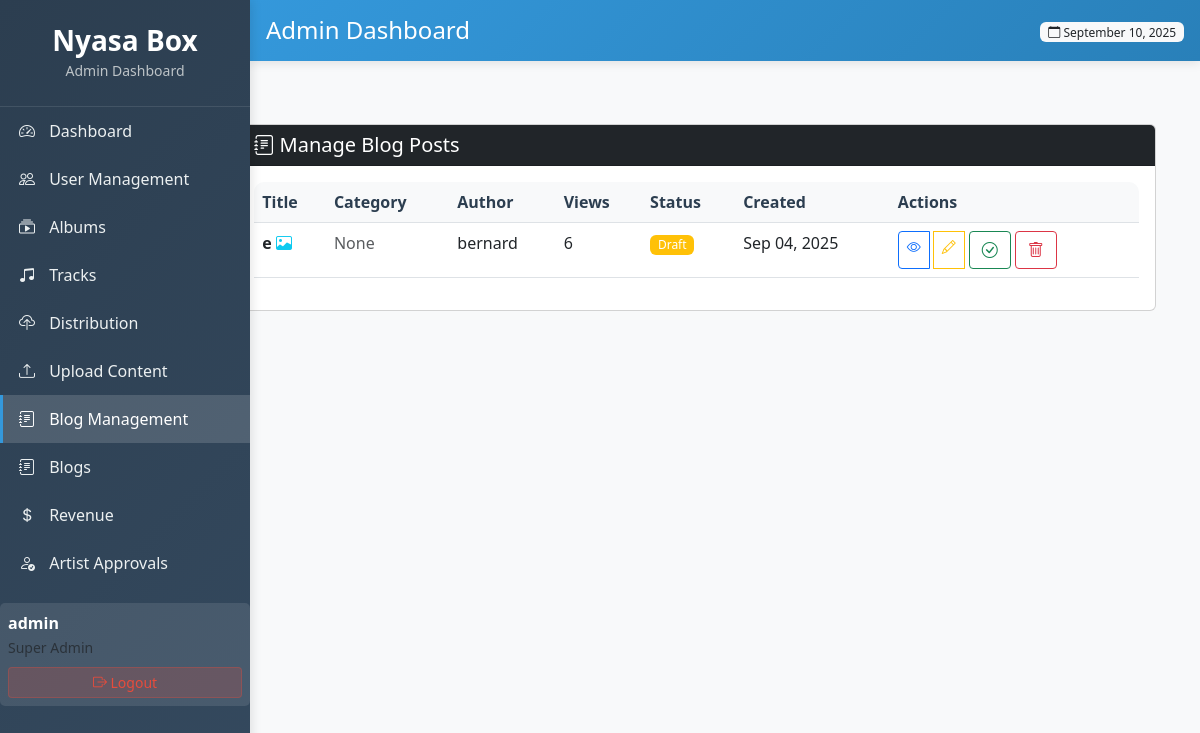
The page /adminxy/blog-management/ (signed in) on the database its author committed.
### core/models.py (models this page shows, shortened)
class BlogPost(models.Model):
    title = models.CharField(max_length=200)
    slug = models.SlugField(unique=True, max_length=200)
    author = models.ForeignKey(User, on_delete=models.CASCADE)
    category = models.ForeignKey(BlogCategory, on_delete=models.SET_NULL, null=True)
    content = models.TextField()
    featured_image = models.ImageField(upload_to='blog_images/', blank=True, null=True)
    created_at = models.DateTimeField(auto_now_add=True)
    updated_at = models.DateTimeField(auto_now=True)
    views = models.PositiveIntegerField(default=0)
    class Meta:
        indexes = [
            models.Index(fields=['slug'], name='idx_blogpost_slug'),
            models.Index(fields=['created_at'], name='idx_blogpost_created_at'),
        ]

### core/admin_views.py (the view, shortened to what this page needs)
# urls.py: path('adminxy/blog-management/', admin_views.admin_blog_management, name='admin_blog_management'),
@login_required
@user_passes_test(is_admin)
def admin_blog_management(request):
    blog_posts = BlogPost.objects.select_related('author', 'category').order_by('-created_at')
    categories = BlogCategory.objects.all()
    return render(request, 'peza/blog_management.html', {
        'blog_posts': blog_posts,
        'categories': categories,
    })

### core/admin_views.py (called while the page is built)
def is_admin(user):
    return user.is_authenticated and user.is_superuser

### core/templates/peza/blog_management.html (shortened to what this page needs)
{% extends 'peza/dashboard.html' %}
{% block content %}
<div class="container-fluid">
    <div class="row">
        <div class="col-md-9 col-lg-10 ms-auto">
            <div class="container-fluid mt-4">
            <div class="card">
                <div class="card-header bg-dark text-white">
                    <h5 class="mb-0"><i class="bi bi-journal-text"></i> Manage Blog Posts</h5>
                </div>
                <div class="card-body">
                    <div class="table-responsive">
                        <table class="table table-hover">
                            <thead>
                                <tr>
                                    <th>Title</th>
                                    <th>Category</th>
                                    <th>Author</th>
                                    <th>Views</th>
                                    <th>Status</th>
                                    <th>Created</th>
                                    <th>Actions</th>
                                </tr>
                            </thead>
                            <tbody>
                                {% for post in blog_posts %}
                                <tr>
                                    <td>
                                        <strong>{{ post.title }}</strong>
                                        {% if post.featured_image %}
                                        <i class="bi bi-image text-info" title="Has featured image"></i>
                                        {% endif %}
                                    </td>
                                    <td>
                                        {% if post.category %}
                                        <span class="badge bg-secondary">{{ post.category.name }}</span>
                                        {% else %}
                                        <span class="text-muted">None</span>
                                        {% endif %}
                                    </td>
                                    <td>{{ post.author.username }}</td>
                                    <td>{{ post.views }}</td>
                                    <td>
                                        <span class="badge bg-{% if post.is_published %}success{% else %}warning{% endif %}">
                                            {{ post.is_published|yesno:"Published,Draft" }}
                                        </span>
                                    </td>
                                    <td>{{ post.created_at|date:"M d, Y" }}</td>
                                    <td>
                                        <div class="btn-group btn-group-sm">
                                            <a href="{% url 'blog_detail' post.slug %}" class="btn btn-outline-primary" target="_blank">
                                                <i class="bi bi-eye"></i>
                                            </a>
                                            <a href="{% url 'admin_edit_blog' post.id %}" class="btn btn-outline-warning">
                                                <i class="bi bi-pencil"></i>
                                            </a>
                                            <form method="post" class="d-inline">
                                                <button type="submit" class="btn btn-outline-{% if post.is_published %}warning{% else %}success{% endif %}">
                                                    <i class="bi bi-{% if post.is_published %}x-circle{% else %}check-circle{% endif %}"></i>
                                                </button>
                                            </form>
                                            <form method="post" class="d-inline">
                                                <button type="submit" class="btn btn-outline-danger"
                                                        onclick="return confirm('Are you sure you want to delete this post?')">
                                                    <i class="bi bi-trash"></i>
                                                </button>
                                            </form>
                                        </div>
                                    </td>
                                </tr>
                                {% endfor %}
                            </tbody>
                        </table>
                    </div>
                </div>
            </div>
        </div>
    </div>
</div>
{% endblock %}

### core/templates/peza/base.html (shortened to what this page needs)
<!DOCTYPE html>
<html lang="en">
<head>
    <link href="https://cdn.jsdelivr.net/npm/bootstrap@5.3.0/dist/css/bootstrap.min.css" rel="stylesheet">
    <link rel="stylesheet" href="https://cdn.jsdelivr.net/npm/bootstrap-icons@1.10.0/font/bootstrap-icons.css">
</head>
<body>
    <div class="admin-sidebar">
        <div class="sidebar-brand">
            <h3>Nyasa Box</h3>
            <small class="text-muted">Admin Dashboard</small>
        </div>
        <div class="sidebar-nav">
            <ul class="nav flex-column">
                <li class="nav-item">
                    <a class="nav-link {% if request.resolver_match.url_name == 'admin_dashboard' %}active{% endif %}"
                       href="{% url 'admin_dashboard' %}">
                        <i class="bi bi-speedometer2"></i> Dashboard
                    </a>
                </li>
                <li class="nav-item">
                    <a class="nav-link {% if request.resolver_match.url_name == 'admin_users' %}active{% endif %}"
                       href="{% url 'admin_users' %}">
                        <i class="bi bi-people"></i> User Management
                    </a>
                </li>
                <li class="nav-item">
                    <a class="nav-link {% if request.resolver_match.url_name == 'admin_albums' %}active{% endif %}"
                       href="{% url 'admin_albums' %}">
                        <i class="bi bi-collection-play"></i> Albums
                    </a>
                </li>
                <li class="nav-item">
                    <a class="nav-link {% if request.resolver_match.url_name == 'admin_tracks' %}active{% endif %}"
                       href="{% url 'admin_tracks' %}">
                        <i class="bi bi-music-note-beamed"></i> Tracks
                    </a>
                </li>
                <li class="nav-item">
                    <a class="nav-link {% if request.resolver_match.url_name == 'admin_distribution_requests' %}active{% endif %}"
                       href="{% url 'admin_distribution_requests' %}">
                        <i class="bi bi-cloud-upload"></i> Distribution
                    </a>
                </li>
                <li class="nav-item">
                    <a class="nav-link {% if request.resolver_match.url_name == 'admin_upload_content' %}active{% endif %}"
                       href="{% url 'admin_upload_content' %}">
                        <i class="bi bi-upload"></i> Upload Content
                    </a>
                </li>
                <li class="nav-item">
                    <a class="nav-link {% if request.resolver_match.url_name == 'admin_blog_management' %}active{% endif %}"
                       href="{% url 'admin_blog_management' %}">
                        <i class="bi bi-journal-text"></i> Blog Management
                    </a>
                </li>
                  <li class="nav-item">
                    <a class="nav-link {% if request.resolver_match.url_name == 'create_blog' %}active{% endif %}"
                       href="{% url 'create_blog' %}">
                        <i class="bi bi-journal-text"></i> Blogs
                    </a>
                </li>
                <li class="nav-item">
                    <a class="nav-link {% if request.resolver_match.url_name == 'admin_revenue' %}active{% endif %}"
                       href="{% url 'admin_revenue' %}">
                        <i class="bi bi-currency-dollar"></i> Revenue
                    </a>
                </li>
                <li class="nav-item">
                    <a class="nav-link {% if request.resolver_match.url_name == 'admin_artist_approvals' %}active{% endif %}"
                       href="{% url 'admin_artist_approvals' %}">
                        <i class="bi bi-person-check"></i> Artist Approvals
                    </a>
                </li>
            </ul>
        </div>
        <div class="user-info">
            <div class="d-flex align-items-center">
                <div class="flex-grow-1">
                    <strong>{{ user.username }}</strong>
                    <br>
                    <small class="text-muted">Super Admin</small>
                </div>
            </div>
            <form method="post" action="{% url 'logout' %}" class="mt-2">
                <button type="submit" class="btn btn-sm logout-btn w-100">
                    <i class="bi bi-box-arrow-right"></i> Logout
                </button>
            </form>
        </div>
    </div>
    <div class="admin-header">
        <div class="d-flex justify-content-between align-items-center">
            <h4 class="mb-0">
                {% block page_title %}Admin Dashboard{% endblock %}
            </h4>
            <div>
                <span class="badge bg-light text-dark">
                    <i class="bi bi-calendar"></i> {% now "F j, Y" %}
                </span>
            </div>
        </div>
    </div>
    <div class="admin-content">
        {% block content %}{% endblock %}
    </div>
</body>
</html>

### core/templates/peza/base.html (style rules this page uses)
body { background-color: #f8f9fa; font-family: 'Segoe UI', Tahoma, Geneva, Verdana, sans-serif; }
.admin-sidebar { background: linear-gradient(135deg, #2c3e50, #34495e); color: white; height: 100vh; position: fixed; left: 0; top: 0; width: 250px; z-index: 1000; box-shadow: 2px 0 10px rgba(0,0,0,0.1); }
.admin-header { background: linear-gradient(135deg, #3498db, #2980b9); color: white; padding: 1rem; margin-left: 0px; position: fixed; top: 0; right: 0; left: 250px; z-index: 999; box-shadow: 0 2px 10px rgba(0,0,0,0.1); }
.admin-content { margin-left: 0px; margin-top: 80px; padding: 20px; min-height: calc(100vh - 80px); }
.sidebar-brand { padding: 1.5rem 1rem; border-bottom: 1px solid rgba(255,255,255,0.1); text-align: center; }
.sidebar-brand h3 { margin: 0; font-weight: 600; }
.sidebar-brand .text-muted { color: #bdc3c7 !important; }
.nav-link { color: #ecf0f1; padding: 0.75rem 1rem; border-left: 3px solid transparent; transition: all 0.3s ease; }
.nav-link.active { background-color: rgba(255,255,255,0.15); border-left-color: #3498db; color: #ffffff; }
.nav-link i { width: 20px; margin-right: 10px; }
.table-responsive { border-radius: 10px; overflow: hidden; }
.table th { background-color: #f8f9fa; border-top: none; font-weight: 600; color: #2c3e50; }
.badge { font-weight: 500; }
.user-info { background: rgba(255,255,255,0.1); border-radius: 5px; padding: 0.5rem; margin-top: 1rem; }
.logout-btn { background: rgba(231, 76, 60, 0.2); border: 1px solid rgba(231, 76, 60, 0.3); color: #e74c3c; }

### core/templates/peza/blog_management.html (style rules this page uses)
.table th { background-color: #f8f9fa; font-weight: 600; }
.btn-group .btn { border-radius: 0.25rem; margin-right: 0.25rem; }
.badge { font-weight: 500; }

### rows shown on the page
BlogPost: title "e", shows "None", author.username "bernard", views "6", is_published "Draft", created_at "Sep 04, 2025"

### other values the page prints
{{ user.username }} "admin"
